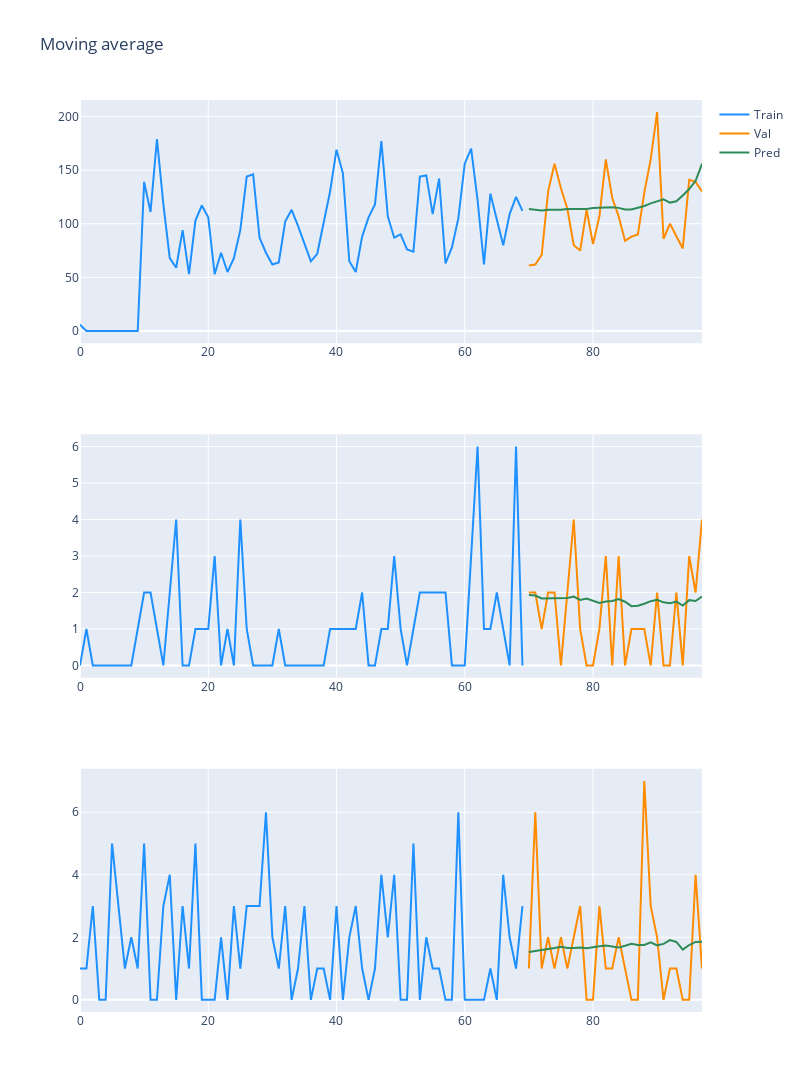

Here is the notebook cell this chart was saved with:
### Code cell
pred_1 = predictions[8412]
pred_2 = predictions[8413]
pred_3 = predictions[8414]

fig = make_subplots(rows=3, cols=1)

fig.add_trace(
    go.Scatter(x=np.arange(70), mode='lines', y=train_dataset.loc[8412].values, marker=dict(color="dodgerblue"),
               name="Train"),
    row=1, col=1
)

fig.add_trace(
    go.Scatter(x=np.arange(70, 100), y=val_dataset.loc[8412].values, mode='lines', marker=dict(color="darkorange"),
               name="Val"),
    row=1, col=1
)

fig.add_trace(
    go.Scatter(x=np.arange(70, 100), y=pred_1, mode='lines', marker=dict(color="seagreen"),
               name="Pred"),
    row=1, col=1
)

fig.add_trace(
    go.Scatter(x=np.arange(70), mode='lines', y=train_dataset.loc[8413].values, marker=dict(color="dodgerblue"), showlegend=False),
    row=2, col=1
)

fig.add_trace(
    go.Scatter(x=np.arange(70, 100), y=val_dataset.loc[8413].values, mode='lines', marker=dict(color="darkorange"), showlegend=False),
    row=2, col=1
)

fig.add_trace(
    go.Scatter(x=np.arange(70, 100), y=pred_2, mode='lines', marker=dict(color="seagreen"), showlegend=False,
               name="Denoised signal"),
    row=2, col=1
)

fig.add_trace(
    go.Scatter(x=np.arange(70), mode='lines', y=train_dataset.loc[8414].values, marker=dict(color="dodgerblue"), showlegend=False),
    row=3, col=1
)

fig.add_trace(
    go.Scatter(x=np.arange(70, 100), y=val_dataset.loc[8414].values, mode='lines', marker=dict(color="darkorange"), showlegend=False),
    row=3, col=1
)

fig.add_trace(
    go.Scatter(x=np.arange(70, 100), y=pred_3, mode='lines', marker=dict(color="seagreen"), showlegend=False,
               name="Denoised signal"),
    row=3, col=1
)

fig.update_layout(height=1200, width=800, title_text="Moving average")
fig.show()

### Figure 1 — Plotly figure (JSON) as saved in the notebook; plotly's stock layout.template omitted (floating-point values rounded to 4 significant figures)
{"data": [{"marker": {"color": "dodgerblue"}, "mode": "lines", "name": "Train", "type": "scatter", "x": [0, 1, 2, 3, 4, 5, 6, 7, 8, 9, 10, 11, 12, 13, 14, 15, 16, 17, 18, 19, 20, 21, 22, 23, 24, 25, 26, 27, 28, 29, 30, 31, 32, 33, 34, 35, 36, 37, 38, 39, 40, 41, 42, 43, 44, 45, 46, 47, 48, 49, 50, 51, 52, 53, 54, 55, 56, 57, 58, 59, 60, 61, 62, 63, 64, 65, 66, 67, 68, 69], "xaxis": "x", "y": [6, 0, 0, 0, 0, 0, 0, 0, 0, 0, 139, 111, 179, 118, 68, 59, 94, 53, 103, 117, 106, 53, 73, 55, 68, 94, 144, 146, 87, 73, 62, 64, 102, 113, 98, 82, 65, 72, 100, 130, 169, 147, 65, 55, 88, 106, 118, 177, 107, 87, 90, 76, 74, 144, 145, 109, 142, 63, 78, 105, 156, 170, 122, 62, 128, 103, 80, 109, 125, 112, 73, 104, 108, 125, 136, 161, 111, 74, 75, 69, 87, 98, 182, 109, 63, 80, 90, 71, 153, 218, 212], "yaxis": "y"}, {"marker": {"color": "darkorange"}, "mode": "lines", "name": "Val", "type": "scatter", "x": [70, 71, 72, 73, 74, 75, 76, 77, 78, 79, 80, 81, 82, 83, 84, 85, 86, 87, 88, 89, 90, 91, 92, 93, 94, 95, 96, 97, 98, 99], "xaxis": "x", "y": [61, 62, 71, 130, 156, 133, 114, 80, 75, 113, 81, 107, 160, 124, 107, 84, 88, 90, 129, 160, 204, 86, 100, 88, 77, 141, 139, 130], "yaxis": "y"}, {"marker": {"color": "seagreen"}, "mode": "lines", "name": "Pred", "type": "scatter", "x": [70, 71, 72, 73, 74, 75, 76, 77, 78, 79, 80, 81, 82, 83, 84, 85, 86, 87, 88, 89, 90, 91, 92, 93, 94, 95, 96, 97, 98, 99], "xaxis": "x", "y": [113.7, 112.7, 112.3, 113.0, 112.8, 112.9, 113.6, 113.8, 113.6, 113.7, 114.8, 115.2, 115.5, 115.3, 114.8, 113.3, 113.4, 114.9, 116.6, 118.9, 120.9, 122.7, 119.7, 120.9, 126.4, 132.3, 140.0, 155.8], "yaxis": "y"}, {"marker": {"color": "dodgerblue"}, "mode": "lines", "showlegend": false, "type": "scatter", "x": [0, 1, 2, 3, 4, 5, 6, 7, 8, 9, 10, 11, 12, 13, 14, 15, 16, 17, 18, 19, 20, 21, 22, 23, 24, 25, 26, 27, 28, 29, 30, 31, 32, 33, 34, 35, 36, 37, 38, 39, 40, 41, 42, 43, 44, 45, 46, 47, 48, 49, 50, 51, 52, 53, 54, 55, 56, 57, 58, 59, 60, 61, 62, 63, 64, 65, 66, 67, 68, 69], "xaxis": "x2", "y": [0, 1, 0, 0, 0, 0, 0, 0, 0, 1, 2, 2, 1, 0, 2, 4, 0, 0, 1, 1, 1, 3, 0, 1, 0, 4, 1, 0, 0, 0, 0, 1, 0, 0, 0, 0, 0, 0, 0, 1, 1, 1, 1, 1, 2, 0, 0, 1, 1, 3, 1, 0, 1, 2, 2, 2, 2, 2, 0, 0, 0, 3, 6, 1, 1, 2, 1, 0, 6, 0, 4, 4, 0, 1, 0, 4, 5, 1, 0, 0, 1, 3, 2, 1, 3, 0, 2, 1, 1, 2, 3], "yaxis": "y2"}, {"marker": {"color": "darkorange"}, "mode": "lines", "showlegend": false, "type": "scatter", "x": [70, 71, 72, 73, 74, 75, 76, 77, 78, 79, 80, 81, 82, 83, 84, 85, 86, 87, 88, 89, 90, 91, 92, 93, 94, 95, 96, 97, 98, 99], "xaxis": "x2", "y": [2, 2, 1, 2, 2, 0, 2, 4, 1, 0, 0, 1, 3, 0, 3, 0, 1, 1, 1, 0, 2, 0, 0, 2, 0, 3, 2, 4], "yaxis": "y2"}, {"marker": {"color": "seagreen"}, "mode": "lines", "name": "Denoised signal", "showlegend": false, "type": "scatter", "x": [70, 71, 72, 73, 74, 75, 76, 77, 78, 79, 80, 81, 82, 83, 84, 85, 86, 87, 88, 89, 90, 91, 92, 93, 94, 95, 96, 97, 98, 99], "xaxis": "x2", "y": [1.933, 1.915, 1.837, 1.836, 1.844, 1.837, 1.85, 1.889, 1.797, 1.835, 1.779, 1.715, 1.753, 1.769, 1.82, 1.747, 1.625, 1.636, 1.692, 1.761, 1.797, 1.73, 1.708, 1.751, 1.643, 1.79, 1.765, 1.89], "yaxis": "y2"}, {"marker": {"color": "dodgerblue"}, "mode": "lines", "showlegend": false, "type": "scatter", "x": [0, 1, 2, 3, 4, 5, 6, 7, 8, 9, 10, 11, 12, 13, 14, 15, 16, 17, 18, 19, 20, 21, 22, 23, 24, 25, 26, 27, 28, 29, 30, 31, 32, 33, 34, 35, 36, 37, 38, 39, 40, 41, 42, 43, 44, 45, 46, 47, 48, 49, 50, 51, 52, 53, 54, 55, 56, 57, 58, 59, 60, 61, 62, 63, 64, 65, 66, 67, 68, 69], "xaxis": "x3", "y": [1, 1, 3, 0, 0, 5, 3, 1, 2, 1, 5, 0, 0, 3, 4, 0, 3, 1, 5, 0, 0, 0, 2, 0, 3, 1, 3, 3, 3, 6, 2, 1, 3, 0, 1, 3, 0, 1, 1, 0, 3, 0, 2, 3, 1, 0, 1, 4, 2, 4, 0, 0, 5, 0, 2, 1, 1, 0, 0, 6, 0, 0, 0, 0, 1, 0, 4, 2, 1, 3, 0, 1, 1, 3, 3, 0, 0, 3, 2, 0, 4, 1, 0, 3, 5, 0, 1, 2, 1, 4, 1], "yaxis": "y3"}, {"marker": {"color": "darkorange"}, "mode": "lines", "showlegend": false, "type": "scatter", "x": [70, 71, 72, 73, 74, 75, 76, 77, 78, 79, 80, 81, 82, 83, 84, 85, 86, 87, 88, 89, 90, 91, 92, 93, 94, 95, 96, 97, 98, 99], "xaxis": "x3", "y": [1, 6, 1, 2, 1, 2, 1, 2, 3, 0, 0, 3, 1, 1, 2, 1, 0, 0, 7, 3, 2, 0, 1, 1, 0, 0, 4, 1], "yaxis": "y3"}, {"marker": {"color": "seagreen"}, "mode": "lines", "name": "Denoised signal", "showlegend": false, "type": "scatter", "x": [70, 71, 72, 73, 74, 75, 76, 77, 78, 79, 80, 81, 82, 83, 84, 85, 86, 87, 88, 89, 90, 91, 92, 93, 94, 95, 96, 97, 98, 99], "xaxis": "x3", "y": [1.533, 1.56, 1.595, 1.633, 1.656, 1.698, 1.66, 1.657, 1.676, 1.648, 1.691, 1.713, 1.738, 1.708, 1.671, 1.728, 1.794, 1.757, 1.753, 1.839, 1.743, 1.789, 1.909, 1.851, 1.604, 1.752, 1.853, 1.856], "yaxis": "y3"}], "layout": {"height": 1200, "title": {"text": "Moving average"}, "width": 800, "xaxis": {"anchor": "y", "domain": [0, 1]}, "xaxis2": {"anchor": "y2", "domain": [0, 1]}, "xaxis3": {"anchor": "y3", "domain": [0, 1]}, "yaxis": {"anchor": "x", "domain": [0.7333, 1]}, "yaxis2": {"anchor": "x2", "domain": [0.3667, 0.6333]}, "yaxis3": {"anchor": "x3", "domain": [0, 0.2667]}}}
